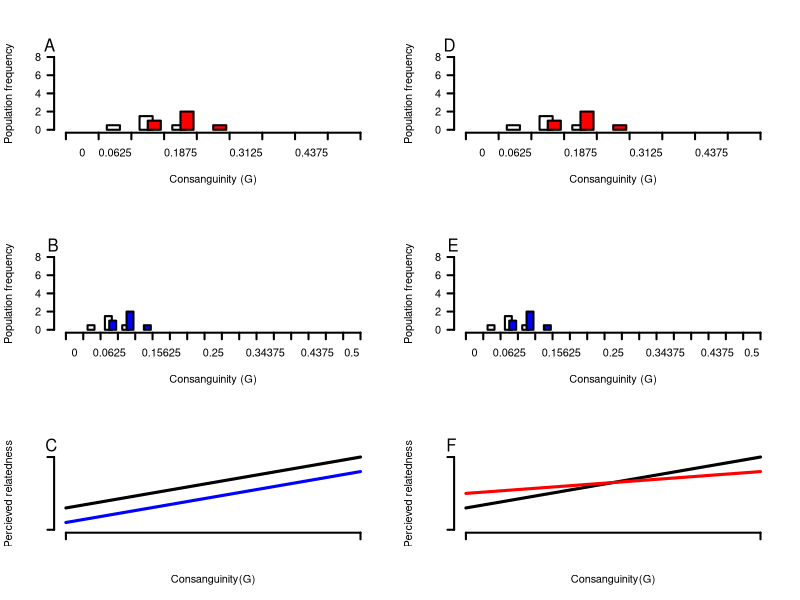

Here is the R script that generated this plot:
#makes two offset histograms 
#y-values should be between 0 and 8
#x-values should be the bin for the corresponding bar to be drawn in
offset_histogram <- function(data, data_x, data2, data2_x, num_partitions_x=9, color1 = "white", color2="red", LAB="A", LAB_OFFSET=-0.5, ymax=8){
  xlims=c(0,num_partitions_x)
  ylims=c(0,ymax)
  #each bin is 1 unit wide, for reference
  width = 0.4 #width of bar
  offset = 0.25 #offset between bars
  
  #set up empty plot
  plot(c(), c(), 
       xlim=xlims, ylim=ylims, xaxt='n', yaxt='n', bty='n',
       ylab="Population frequency", 
       xlab="Consanguinity (G)")
  #plot data
  #+offset here puts bar in middle of bin
  rect(data_x+offset, 0, data_x+width+offset, data, col=color1, border="black", lwd=2)
  #plot data2
  rect(data2_x+2*offset, 0, data2_x+width+2*offset, data2, col=color2, border="black", lwd=2)
  
  #sets ticks between values on x-axis
  axis(1, at = (0:num_partitions_x), labels=FALSE, tick=TRUE, lwd=2)
  #labels the numbers on the x-axis
  axis(1, at= (0:(num_partitions_x-1))+0.5, labels=seq(0,0.5, .5/(num_partitions_x-1)), tick=FALSE)
  #build y-axis
  axis(2, at=seq(0,ymax,2),  las=1, lwd=2)
  
  mtext(LAB, at=c(LAB_OFFSET))
}

##set up panels
par(mfcol=c(3,2))

############PANEL A
data = c(0.1,0.3,0.1)*5
data_x = c(1,2,3)
data2 = c(0.2,0.4,0.1)*5
data2_x = c(2,3,4)
offset_histogram(data, data_x, data2, data2_x, 9, "white", "red", "A")

###PANEL B
data = c(0.1,0.3,0.1)*5
data_x = c(1,2,3)
data2 = c(0.2,0.4,0.1)*5
data2_x = c(2,3,4)
offset_histogram(data, data_x, data2, data2_x, 17, "white", "blue", "B", LAB_OFFSET = -0.75)

##PANEL C
plot(c(0, 1), c(0.3, 1), col="black", lwd=3, type='l', ylim=c(0,1),
     xaxt='n', yaxt='n', ylab="Percieved relatedness", xlab="Consanguinity(G)", bty='n')
points(c(0, 1), c(0.1, .8), col="blue", lwd=3, type='l')
axis(1, at=c(0, 1), labels=FALSE, lwd=2)
axis(2, at=c(0,1), labels=FALSE, lwd=2)
mtext("C", at=c(-0.05))


############PANEL D
data = c(0.1,0.3,0.1)*5
data_x = c(1,2,3)
data2 = c(0.2,0.4,0.1)*5
data2_x = c(2,3,4)
offset_histogram(data, data_x, data2, data2_x, 9, "white", "red", "D")

###PANEL E
data = c(0.1,0.3,0.1)*5
data_x = c(1,2,3)
data2 = c(0.2,0.4,0.1)*5
data2_x = c(2,3,4)
offset_histogram(data, data_x, data2, data2_x, 17, "white", "blue", "E", LAB_OFFSET = -0.75)

####PANEL F
plot(c(0, 1), c(0.3, 1), col="black", lwd=3, type='l', ylim=c(0,1),
     xaxt='n', yaxt='n', ylab="Percieved relatedness", xlab="Consanguinity(G)", bty='n')
points(c(0, 1), c(0.5, .8), col="red", lwd=3, type='l')
axis(1, at=c(0, 1), labels=FALSE, lwd=2)
axis(2, at=c(0,1), labels=FALSE, lwd=2)
mtext("F", at=c(-0.05))



